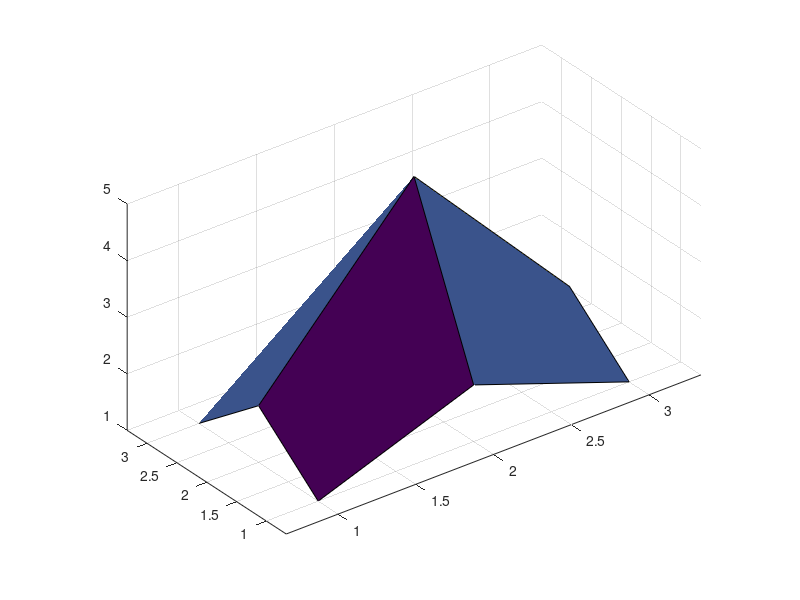

MATLAB code to generate this figure:
figure_handle = figure();
surf([1 2 1; 2 5 2; 1 2 1]);
axes_handle = gca();

axis equal;
equal_daspect = get(axes_handle, 'DataAspectRatio');
equal_pbaspect = get(axes_handle, 'PlotBoxAspectRatio');
equal_modes = [ ...
    strcmp(get(axes_handle, 'DataAspectRatioMode'), 'manual'), ...
    strcmp(get(axes_handle, 'PlotBoxAspectRatioMode'), 'auto') ...
];

daspect([1 2 3]);
pbaspect([2 1 1]);
manual_daspect = get(axes_handle, 'DataAspectRatio');
manual_pbaspect = get(axes_handle, 'PlotBoxAspectRatio');
manual_modes = [ ...
    strcmp(get(axes_handle, 'DataAspectRatioMode'), 'manual'), ...
    strcmp(get(axes_handle, 'PlotBoxAspectRatioMode'), 'manual') ...
];

openmat_result = [ ...
    equal_daspect, equal_pbaspect, double(equal_modes), ...
    manual_daspect, manual_pbaspect, double(manual_modes) ...
];
close(figure_handle);
